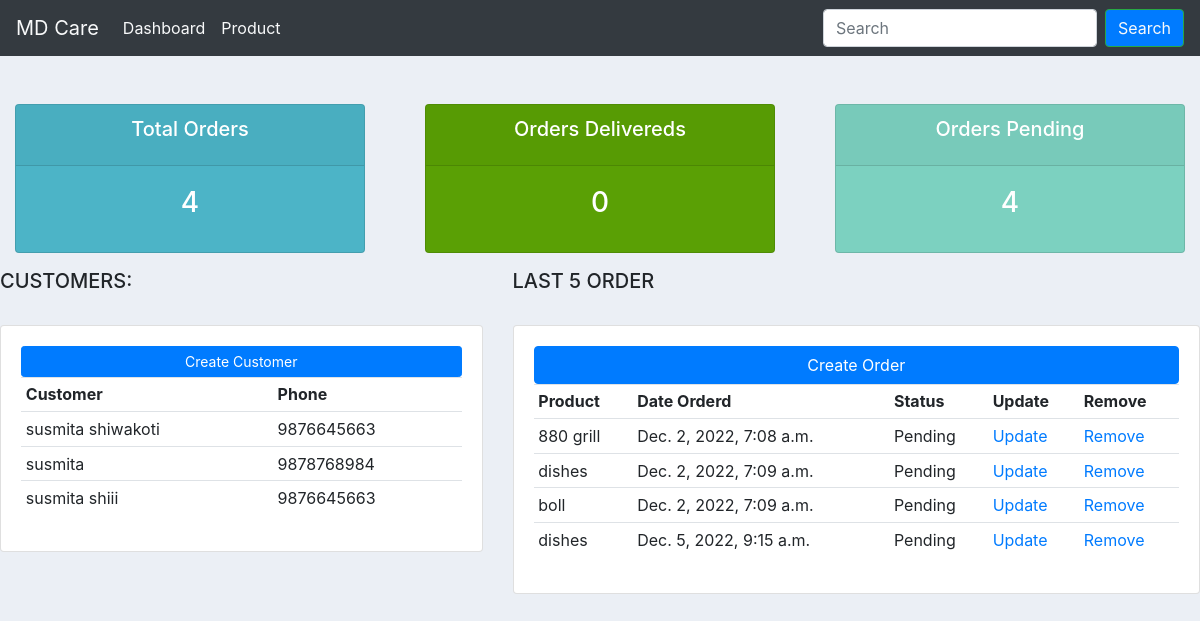
The page / on the database its author committed.
### accounts/models.py (models this page shows, shortened)
class Customer(models.Model):
    name=models.CharField(max_length=200, null=True)
    phone=models.CharField(max_length=200, null=True)
    email=models.CharField(max_length=200, null=True)
    date_created=models.DateTimeField(auto_now_add=True, null=True)

class Order(models.Model):
    STATUS = (
        ('Pending', 'Pending'),
        ('Out of delivery', 'Out of delivery'),
        ('Delivered', 'Delivered'),
    )
    customer = models.ForeignKey(Customer, null=True, on_delete=models.SET_NULL)
    product =  models.ForeignKey(Product , null=True, on_delete=models.SET_NULL)
    date_create =models.DateTimeField (auto_now_add=True, null=True)
    status = models.CharField( max_length=200, null=True, choices= STATUS)

class Product(models.Model):
    CATEGORY = (
        ('Indoor', 'Indoor'),
        ('Out Door', 'Out Door'),
    )
    name = models.CharField(max_length=200, null=True)
    price = models.FloatField(null=True)
    category = models.CharField(max_length=200, null=True, choices=CATEGORY)
    description = models.CharField(max_length=200, null=True)
    date_created = models.DateTimeField(auto_now_add=True, null=True)
    tags = models.ManyToManyField(Tag)
    def __str__(self):
        return self.name

### accounts/views.py (the view)
# urls.py: 2. Add a URL to urlpatterns:  path('', views.home, name='home')
def home(request):
    orders = Order.objects.all()
    customers = Customer.objects.all()
    total_customers = customers.count()
    total_orders = orders.count()
    delivered = orders.filter(status='Delivered').count()
    pending = orders.filter(status='Pending').count()
    context = {'orders':orders, 'customers':customers, 'total_customers':total_customers, 'total_orders':total_orders, 'delivered': delivered, 'pending':pending }
    return render(request, 'accounts/dashboard.html', context)

### accounts/templates/accounts/dashboard.html
{% extends 'accounts/main.html' %}
{% block content %}
{% include 'accounts/status.html' %}
<div class="row">
    <div class="col-md-5">
        <h5>CUSTOMERS:</h5>
        <br>
        <div class="card card-body">
            <a class="btn btn-primary btn-sm btn-block" href="">Create Customer</a>
            <table class="table table-sm">
                <tr>
                    <th>Customer</th>
                    <th>Phone</th>
                </tr>
                {% for customer in customers %}
                <tr>
                    <td>{{customer.name}}</td>
                    <td>{{customer.phone}}</td>
                </tr>
            {% endfor %}
            </table>
        </div>
    </div>
    <div class="col-md-7">
        <h5>LAST 5 ORDER</h5>
        <br>
        <div class="card card-body">
            <a class="btn btn-primary btn-s btn-block" href=""> Create Order</a>
            <table class="table table-sm">
                <tr>
                    <th>Product</th>
                    <th>Date Orderd</th>
                    <th>Status</th>
                    <th>Update</th>
                    <th>Remove</th>
                </tr>
                {% for order in orders %}
                   <tr>
                      <td>{{order.product}}</td>
                      <td>{{order.date_create}}</td>
                      <td>{{order.status}}</td>
                       <td><a href="">Update</a></td>
                       <td><a href="">Remove</a></td>
                    </tr>
                {% endfor %}
            </table>
        </div>
    </div>
</div>
{% endblock content %}

### accounts/templates/accounts/main.html (shortened to what this page needs)
{% load static %}
<!DOCTYPE html>
<html lang="en">
<head>
    <link rel="stylesheet" href="https://cdn.jsdelivr.net/npm/bootstrap@4.0.0/dist/css/bootstrap.min.css">
<link rel="stylesheet" href="{% static '/css/main.css'%}">
</head>
<body>
    {% include 'accounts/navbar.html' %}
    <br>
    {% block content %}
    {% endblock content %}
</body>
</html>

### accounts/templates/accounts/navbar.html (shortened to what this page needs)
{% load static %}
<nav class="navbar navbar-expand-lg navbar-dark bg-dark">
    <a class="navbar-brand text-light" href="">MD Care</a>
    <div class="collapse navbar-collapse" id="navbarSupportedContent">
      <ul class="navbar-nav mr-auto">
        <li class="nav-item active">
          <a class="nav-link text-light" href="Dashboard">Dashboard <span class="sr-only">(current)</span></a>
        </li>
        <li class="nav-item">
          <a class="nav-link text-light" href="Products">Product</a>
        </li>
      </ul>
      <form class="form-inline my-2 my-lg-0">
        <input class="form-control mr-sm-2" type="search" placeholder="Search" aria-label="Search">
        <button class="btn btn-outline-success my-2 my-sm-0 text-light bg-primary" type="submit">Search</button>
      </form>
    </div>
  </nav>

### accounts/templates/accounts/status.html
<br>
<div class="row">
   <div class="col">
    <div class="col-md">
        <div class="card text-center text-white mb-3" id="total-orders">
            <div class="card-header">
                <h5 class="card-title"> Total Orders</h5>
            </div>
            <div class="card-body ">
                <h3 class="card-title text-white">{{total_orders}}</h3>
            </div>
        </div>
    </div>
   </div>
   <div class="col">
    <div class="col-md">
        <div class="card text-center text-white mb-3" id="total-delevered">
            <div class="card-header">
                <h5 class="card-title">Orders Delivereds</h5>
            </div>
            <div class="card-body">
                <h3 class="card-title">{{delivered}}</h3>
            </div>
        </div>
    </div>
   </div>
   <div class="col">
    <div class="col-md">
        <div class="card text-center text-white mb-3" id="orders-pending">
            <div class="card-header">
                <h5 class="card-title"> Orders Pending</h5>
            </div>
            <div class="card-body">
                <h3 class="card-title">{{pending}}</h3>
            </div>
        </div>
    </div>
   </div>
</div>

### static/css/main.css (style rules this page uses)
body { background-color:#ebeff5; }
#total-orders { background-color: #4cb4c7; }
#total-delevered { background-color: #5aa005; }
#orders-pending { background-color: #7CD1C0; }

### rows shown on the page
Customer: name "susmita shiwakoti", phone "9876645663"
Customer: name "susmita", phone "9878768984"
Customer: name "susmita shiii", phone "9876645663"
Order: product "880 grill", date_create "Dec. 2, 2022, 7:08 a.m.", status "Pending"
Order: product "dishes", date_create "Dec. 2, 2022, 7:09 a.m.", status "Pending"
Order: product "boll", date_create "Dec. 2, 2022, 7:09 a.m.", status "Pending"
Order: product "dishes", date_create "Dec. 5, 2022, 9:15 a.m.", status "Pending"

### other values the page prints
{{ total_orders }} "4"
{{ delivered }} "0"
{{ pending }} "4"
